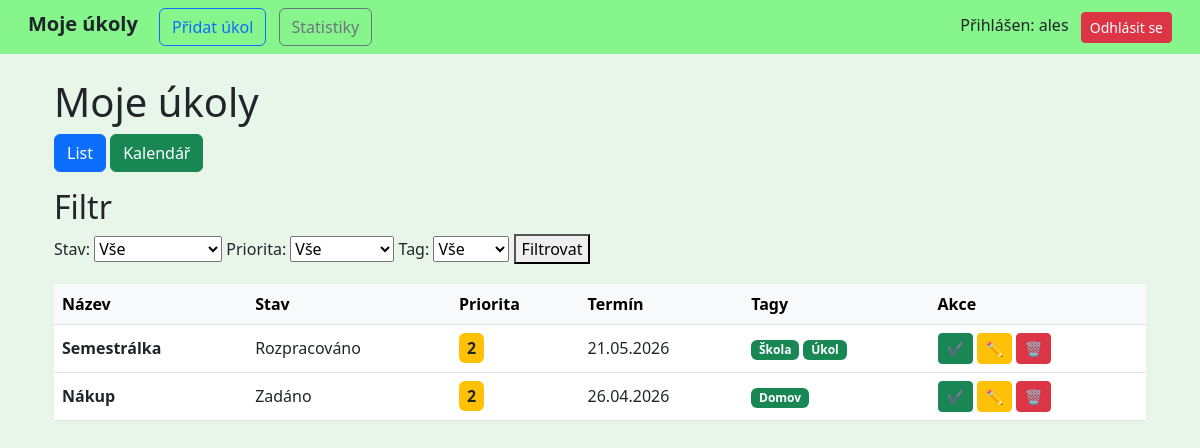
Page / (signed in) on the earlier database version.
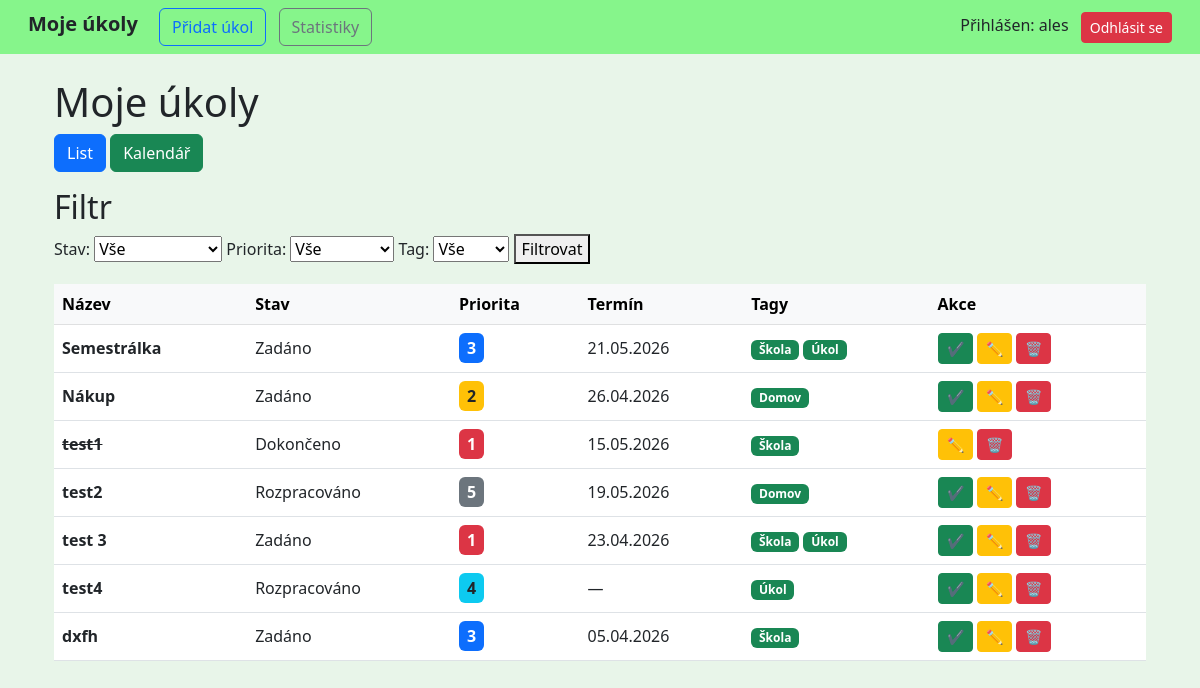
Same page on the later database version.
### tasks/models.py (models this page shows, shortened)
class Task(models.Model):
    STATUS_CHOICES = [
        ('ZADANO', 'Zadáno'),
        ('ROZPRACOVANO', 'Rozpracováno'),
        ('DOKONCENO', 'Dokončeno'),
    ]
    PRIORITY_CHOICES = [
        (1, 'Vysoká'),
        (2, 'Vyšší'),
        (3, 'Střední'),
        (4, 'Nižší'),
        (5, 'Nízká'),
    ]
    title = models.CharField(max_length=200)
    description = models.TextField(blank=True)
    created_at = models.DateTimeField(auto_now_add=True)
    due_date = models.DateTimeField(null=True, blank=True)
    priority = models.IntegerField(choices=PRIORITY_CHOICES, default=3)
    status = models.CharField(max_length=20, choices=STATUS_CHOICES, default='ZADANO')
    user = models.ForeignKey(User, on_delete=models.CASCADE)
    tags = models.ManyToManyField(Tag, blank=True)

class Tag(models.Model):
    name = models.CharField(max_length=100)
    user = models.ForeignKey(User, on_delete=models.CASCADE)

### tasks/views.py (the view)
# urls.py: path('', views.task_list, name='task_list'),
@login_required
def task_list(request):
    tasks = Task.objects.filter(user=request.user)
    view_type = request.GET.get('view', 'list')
    status = request.GET.get('status')
    priority = request.GET.get('priority')
    tag = request.GET.get('tag')
    search = request.GET.get('search')
    calendar_tasks = defaultdict(list)
    tasks_no_date = []
    today = date.today()
    month = int(request.GET.get('month', today.month))
    year = int(request.GET.get('year', today.year))
    cal = calendar.monthcalendar(year, month)
    prev_month = month - 1
    next_month = month + 1
    prev_year = year
    next_year = year
    if prev_month == 0:
        prev_month = 12
        prev_year -= 1
    if next_month == 13:
        next_month = 1
        next_year += 1
    if status:
        tasks = tasks.filter(status=status)
    if priority:
        tasks = tasks.filter(priority=priority)
    if tag:
        tasks = tasks.filter(tags__id=tag)
    if request.method == 'POST':
        form = TaskForm(request.POST)
        if form.is_valid():
            task = form.save(commit=False)
            task.user = request.user  # důležité!
            task.save()
            form.save_m2m()
            return redirect('task_list')
    else:
        form = TaskForm()
    for task in tasks:
        if task.due_date:
            task_date = task.due_date.date()
            calendar_tasks[task_date].append(task)
        else:
            tasks_no_date.append(task)
    tasks_by_day = {day: [] for week in cal for day in week if day != 0}
    for task in tasks:
        if task.due_date:
            if task.due_date.year == year and task.due_date.month == month:
                tasks_by_day[task.due_date.day].append(task)
    return render(request, 'tasks/task_list.html', {
        'tasks': tasks,
        'form': form,
        'tags': Tag.objects.filter(user=request.user),
        'calendar_tasks': dict(calendar_tasks),
        'tasks_no_date': tasks_no_date,
        'view_type': view_type,
        'calendar': cal,
        'tasks_by_day': tasks_by_day,
        'month': month,
        'year': year,
        'today_day': today.day,
        'today_month': today.month,
        'today_year': today.year,
        'prev_month': prev_month,
        'next_month': next_month,
        'prev_year': prev_year,
        'next_year': next_year,
        'month_name': calendar.month_name[month],
        'month_number': f"{month}.",
        'today': today,
    })

### tasks/forms.py
class TaskForm(forms.ModelForm):
    class Meta:
        model = Task
        fields = ['title', 'description', 'due_date', 'priority', 'status', 'tags']
        widgets = {
            'title': forms.TextInput(attrs={
                'class': 'form-control rounded-pill'
            }),
            'description': forms.Textarea(attrs={
                'class': 'form-control',
                'rows': 3
            }),
            'due_date': forms.DateInput(
                format='%Y-%m-%d',
                attrs={
                    'type': 'date',
                    'class': 'form-control'
                }
            ),
            'priority': forms.Select(attrs={
                'class': 'form-select'
            }),
            'status': forms.Select(attrs={
                'class': 'form-select'
            }),
            'tags': forms.CheckboxSelectMultiple(),
        }

### tasks/templates/tasks/task_list.html (shortened to what this page needs)
{% extends 'tasks/base.html' %}
{% load custom_tags %}
{% block content %}
<h1>Moje úkoly</h1>
<!DOCTYPE html>
<html>
<head>
</head>
<body>
<div class="mb-3">
    <a href="?view=list" class="btn btn-primary">List</a>
    <a href="?view=calendar" class="btn btn-success">Kalendář</a>
</div>
{% if view_type == "calendar" %}
<div class="row">
    <div class="col-md-10">
        <div class="d-flex justify-content-between align-items-center mb-3">
            <a class="btn btn-outline-secondary"
            href="?view=calendar&month={{ prev_month }}&year={{ prev_year }}">
                ←
            </a>
            {% if request.GET.month_format == "number" %}
                <h2>{{ month_number }} {{ year }}</h2>
            {% else %}
                <h2>{{ month_name }} {{ year }}</h2>
            {% endif %}
            <a class="btn btn-outline-secondary"
            href="?view=calendar&month={{ next_month }}&year={{ next_year }}">
                →
            </a>
        </div>
        <table class="table table-bordered text-center rounded overflow-hidden">
            <thead>
                <tr>
                    <th>Po</th>
                    <th>Út</th>
                    <th>St</th>
                    <th>Čt</th>
                    <th>Pá</th>
                    <th>So</th>
                    <th>Ne</th>
                </tr>
            </thead>
            <tbody>
                {% for week in calendar %}
                    <tr>
                        {% for day in week %}
                            <td style="height:120px; vertical-align: top;"
                                class="{% if day == today_day and month == today_month and year == today_year %}border border-success border-3{% endif %}">
                                {% if day != 0 %}
                                    <strong>{{ day }}</strong>
                                    <ul style="padding-left: 10px;">
                                        {% for task in tasks_by_day|get_item:day %}
                                            <li style="font-size: 12px; list-style: none;">
                                                <span
                                                title="
                                                {{ task.title }}
                                                Stav: {{ task.get_status_display }}
                                                Priorita: {{ task.priority }}
                                                {% if task.due_date %}
                                                Termín: {{ task.due_date|date:'d.m.Y' }}
                                                {% endif %}
                                                "
                                                class="
                                                    px-2 py-1 rounded fw-bold text-dark
                                                    {% if task.due_date and task.due_date.date < today and task.status != "DOKONCENO" %}
                                                        border border-danger border-2
                                                    {% endif %}
                                                    {% if task.priority == 1 %}
                                                        bg-danger text-white
                                                    {% elif task.priority == 2 %}
                                                        bg-warning
                                                    {% elif task.priority == 3 %}
                                                        bg-primary text-white
                                                    {% elif task.priority == 4 %}
                                                        bg-info
                                                    {% else %}
                                                        bg-secondary text-white
                                                    {% endif %}
                                                ">
                                                    {{ task.title }}
                                                </span>
                                            </li>
                                        {% endfor %}
                                    </ul>
                                {% endif %}
                            </td>
                        {% endfor %}
                    </tr>
                {% endfor %}
            </tbody>
        </table>
    </div>
    <div class="col-md-2">
        <div class="card shadow border-0">
            <div class="card-header fw-bold">
                Bez termínu
            </div>
            <div class="card-body">
                <ul class="list-unstyled">
                    {% for task in tasks_no_date %}
                        <li class="mb-2">
                            {{ task.title }}
                        </li>
                    {% empty %}
                        <li>Žádné úkoly</li>
                    {% endfor %}
                </ul>
            </div>
        </div>
    </div>
</div>
{% else %}
<h2>Filtr</h2>
<form method="get">
    <label>Stav:</label>
    <select name="status">
        <option value="">Vše</option>
    </select>
    <label>Priorita:</label>
    <select name="priority">
        <option value="">Vše</option>
    </select>
    <label>Tag:</label>
    <select name="tag">
        <option value="">Vše</option>
    </select>
    <button type="submit">Filtrovat</button>
</form>
<option value="{{ tag.id }}" {% if request.GET.tag == tag.id|stringformat:"s" %}selected{% endif %}>
</option>
<table class="table table-hover align-middle">
    <thead class="table-light">
        <tr>
            <th>Název</th>
            <th>Stav</th>
            <th>Priorita</th>
            <th>Termín</th>
            <th>Tagy</th>
            <th>Akce</th>
        </tr>
    </thead>
    <tbody>
    {% for task in tasks %}
        <tr>
            <td>
                {% if task.status == "DOKONCENO" %}
                    <s class="fw-bold">{{ task.title }}</s>
                {% else %}
                    <span class="fw-bold">{{ task.title }}</span>
                {% endif %}
            </td>
            <td>
                {{ task.get_status_display }}
            </td>
            <td>
                <span class="
                    px-2 py-1 rounded fw-bold
                    {% if task.priority == 1 %}
                        bg-danger text-white
                    {% elif task.priority == 2 %}
                        bg-warning
                    {% elif task.priority == 3 %}
                        bg-primary text-white
                    {% elif task.priority == 4 %}
                        bg-info
                    {% else %}
                        bg-secondary text-white
                    {% endif %}
                ">
                    {{ task.priority }}
                </span>
            </td>
            <td>
                {% if task.due_date %}
                    {{ task.due_date|date:"d.m.Y" }}
                {% else %}
                    —
                {% endif %}
            </td>
            <td>
                {% for tag in task.tags.all %}
                    <span class="badge bg-success">
                        {{ tag.name }}
                    </span>
                {% empty %}
                    —
                {% endfor %}
            </td>
            <td>
                {% if task.status != "DOKONCENO" %}
                    <a class="btn btn-success btn-sm"
                       href="{% url 'complete_task' task.id %}">
                        ✔
                    </a>
                {% endif %}
                <a class="btn btn-warning btn-sm"
                   href="{% url 'edit_task' task.id %}">
                    ✏️
                </a>
                <a class="btn btn-danger btn-sm"
                    href="{% url 'delete_task' task.id %}"
                    onclick="return confirm('Opravdu chceš smazat tento úkol?')">
                    🗑
                </a>
            </td>
        </tr>
    {% endfor %}
    </tbody>
</table>
</body>
</html>
{% endif %}
{% endblock %}

### tasks/templates/tasks/base.html (shortened to what this page needs)
<!DOCTYPE html>
<html>
<head>
    <link href="https://cdn.jsdelivr.net/npm/bootstrap@5.3.0/dist/css/bootstrap.min.css" rel="stylesheet">
</head>
<body style="background-color: #e8f5e9;">
<nav class="navbar navbar-expand-lg px-3"
     style="background-color: #86f58b;">
    <div class="container-fluid">
        <div>
            <a class="navbar-brand fw-bold
                text-dark
                {% if request.path == '/' %}text-primary{% endif %}"
                href="/">
                Moje úkoly
            </a>
            <a class="btn btn-outline-primary me-2
                {% if request.path == '/add/' %}active{% endif %}"
                href="{% url 'add_task' %}">
                Přidat úkol
            </a>
            <a class="btn btn-outline-secondary
                {% if request.path == '/stats/' %}active{% endif %}"
                href="/stats/">
                Statistiky
            </a>
        </div>
        <div>
            {% if user.is_authenticated %}
                <span class="me-2">Přihlášen: {{ user.username }}</span>
                <form action="{% url 'logout' %}" method="post" style="display:inline;">
                    <button class="btn btn-danger btn-sm" type="submit">Odhlásit se</button>
                </form>
            {% endif %}
        </div>
    </div>
</nav>
<div class="container px-4 mt-4">
    {% block content %}
    {% endblock %}
</div>
</body>
</html>

Differences in the rows shown:
changed Task "Semestrálka": status "Rozpracováno" → "Zadáno"; priority "2" → "3"
added Task: title "test1", status "Dokončeno", priority "1", due_date "15.05.2026", Tag (name "Škola")
added Task: title "test2", status "Rozpracováno", priority "5", due_date "19.05.2026", Tag (name "Domov")
added Task: title "test 3", status "Zadáno", priority "1", due_date "23.04.2026", Tag (name "Škola"), Tag (name "Úkol")
added Task: title "test4", status "Rozpracováno", priority "4", Tag (name "Úkol")
added Task: title "dxfh", status "Zadáno", priority "3", due_date "05.04.2026", Tag (name "Škola")
